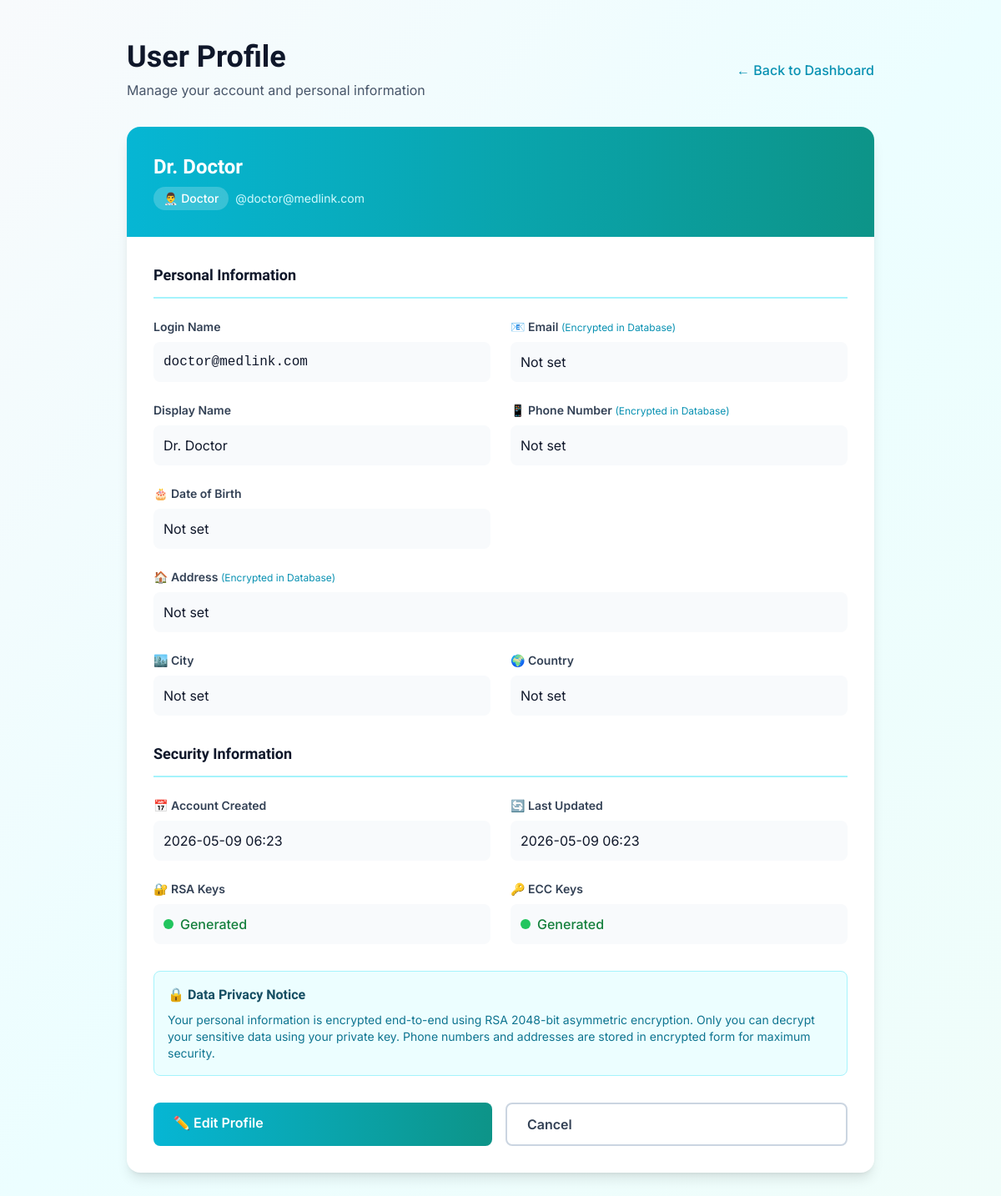
The app's page /profile (signed in), older data.
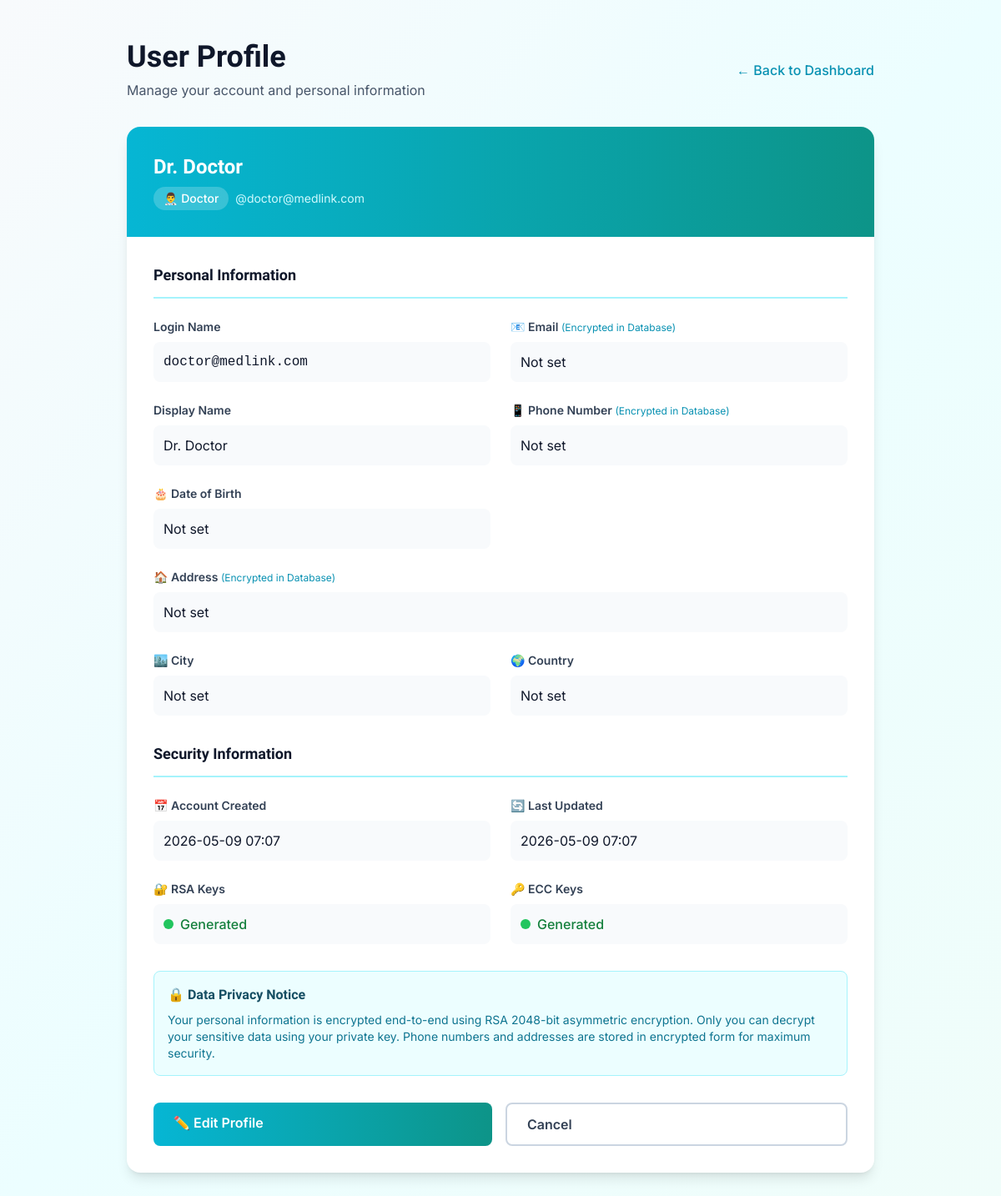
The same page, newer data.
### models.py (models this page shows, shortened)
class User(db.Model):
    __tablename__ = 'users'
    id = db.Column(db.Integer, primary_key=True)
    username = db.Column(db.String(120), unique=True, nullable=False, index=True)
    role = db.Column(db.String(20), nullable=False)  # 'patient', 'doctor', 'specialist', 'admin'
    password_hash = db.Column(db.String(255), nullable=False)
    encrypted_email = db.Column(db.Text, nullable=True)  # RSA encrypted, only decrypted with private key
    rsa_public_key = db.Column(db.Text, nullable=True)  # JSON: {"e": int, "n": int}
    rsa_private_key = db.Column(db.Text, nullable=True)  # JSON: {"d": int, "n": int} - Stored securely
    ecc_public_key = db.Column(db.Text, nullable=True)  # JSON: {"x": int, "y": int}
    ecc_private_key = db.Column(db.Text, nullable=True)  # JSON: {"k": int} - Stored securely
    public_key = db.Column(db.Text, nullable=True)  # For encryption purposes
    encrypted_profile = db.Column(db.Text, nullable=True)  # Encrypted email/NID
    display_name = db.Column(db.String(120), nullable=True)
    phone = db.Column(db.Text, nullable=True)  # Encrypted
    date_of_birth = db.Column(db.String(20), nullable=True)
    address = db.Column(db.Text, nullable=True)  # Encrypted
    city = db.Column(db.String(100), nullable=True)
    country = db.Column(db.String(100), nullable=True)
    two_fa_enabled = db.Column(db.Boolean, default=False)
    two_fa_challenge = db.Column(db.String(10), nullable=True)
    two_fa_timestamp = db.Column(db.DateTime, nullable=True)
    encrypted_nid = db.Column(db.Text, nullable=True)
    encrypted_blood_group = db.Column(db.Text, nullable=True)
    nid_mac = db.Column(db.String(255), nullable=True)
    license_number = db.Column(db.String(120), nullable=True, index=True)
    license_verified = db.Column(db.Boolean, default=False)
    last_key_rotation = db.Column(db.DateTime, nullable=True)
    is_approved = db.Column(db.Boolean, default=False)  # False for new registrations
    approved_at = db.Column(db.DateTime, nullable=True)
    approved_by_admin_id = db.Column(db.Integer, db.ForeignKey('users.id'), nullable=True)
    created_at = db.Column(db.DateTime, default=datetime.now)
    updated_at = db.Column(db.DateTime, default=datetime.now, onupdate=datetime.now)
    sent_referrals = db.relationship('Referral', foreign_keys='Referral.sender_id', backref='sender', lazy=True)
    received_referrals = db.relationship('Referral', foreign_keys='Referral.receiver_id', backref='receiver', lazy=True)
    sent_messages = db.relationship('Message', foreign_keys='Message.sender_id', backref='sender_msg', lazy=True)
    received_messages = db.relationship('Message', foreign_keys='Message.receiver_id', backref='receiver_msg', lazy=True)
    def get_display_name(self):
        if self.display_name:
            return self.display_name
    def get_phone(self):
        if not self.phone:
            return None
        if self.phone and len(self.phone) > 20 and all(c in '0123456789abcdef' for c in self.phone.lower()):
            return self.decrypt_field(self.phone)
        return self.phone
    def get_address(self):
        if not self.address:
            return None
        if self.address and len(self.address) > 20 and all(c in '0123456789abcdef' for c in self.address.lower()):
            return self.decrypt_field(self.address)
        return self.address
    def get_date_of_birth(self):
        if not self.date_of_birth:
            return None
        if self.date_of_birth and len(self.date_of_birth) > 20 and all(c in '0123456789abcdef' for c in self.date_of_birth.lower()):
            return self.decrypt_field(self.date_of_birth)
        return self.date_of_birth
    def get_email(self):
        if not self.encrypted_email:
            return None
        if self.encrypted_email and len(self.encrypted_email) > 20 and all(c in '0123456789abcdef' for c in self.encrypted_email.lower()):
            return self.decrypt_field(self.encrypted_email)
        return self.encrypted_email

### app.py (the view)
@app.route('/profile')
def profile():
    if 'user_id' not in session:
        return redirect(url_for('login'))
    user_id = session.get('user_id')
    user = User.query.get(user_id)
    if not user:
        session.clear()
        return redirect(url_for('login'))
    user_profile = {
        'id': user.id,
        'username': user.username,
        'display_name': user.display_name,
        'role': user.role,
        'phone': user.get_phone(),
        'address': user.get_address(),
        'date_of_birth': user.get_date_of_birth(),
        'email': user.get_email(),
        'city': user.city,
        'country': user.country,
        'created_at': user.created_at,
        'updated_at': user.updated_at,
        'rsa_keys': 'Generated' if user.rsa_public_key else 'Not Generated',
        'ecc_keys': 'Generated' if user.ecc_public_key else 'Not Generated'
    }
    return render_template('profile.html', user=user, user_profile=user_profile)

### templates/profile.html (shortened to what the changed rows need)
{% extends "base.html" %}
{% block content %}
<div class="min-h-screen bg-gradient-to-br from-slate-50 via-cyan-50 to-teal-50 py-12 px-4">
    <div class="max-w-4xl mx-auto">
        <div class="mb-8">
            <div class="flex items-center justify-between">
                <div>
                    <h1 class="text-4xl font-bold text-slate-900 mb-2">User Profile</h1>
                </div>
            </div>
        </div>
        <div class="bg-white rounded-2xl shadow-lg overflow-hidden">
            <div class="bg-gradient-to-r from-cyan-500 to-teal-600 p-8 text-white">
                <h2 class="text-2xl font-bold mb-2">{{ user.get_display_name() }}</h2>
                <div class="flex items-center gap-2">
                    <span class="inline-block px-3 py-1 bg-white bg-opacity-20 rounded-full text-sm font-medium">
                        {% if user.role == 'doctor' %}
                            👨‍⚕️ Doctor
                        {% elif user.role == 'specialist' %}
                            👨‍⚕️ Specialist
                        {% else %}
                            🧑‍🔬 Patient
                        {% endif %}
                    </span>
                    <span class="text-sm text-cyan-100">@{{ user.username }}</span>
                </div>
            </div>
            <div class="p-8">
                <div class="mb-8">
                    <div class="grid grid-cols-1 md:grid-cols-2 gap-6">
                        <div>
                            <div class="p-3 bg-slate-50 rounded-lg">
                                <p class="text-slate-900 font-mono">{{ user.username }}</p>
                            </div>
                        </div>
                        <div>
                            <div class="p-3 bg-slate-50 rounded-lg">
                                <p class="text-slate-900">{{ user.display_name or 'Not set' }}</p>
                            </div>
                        </div>
                        <div>
                            <div class="p-3 bg-slate-50 rounded-lg">
                                <p class="text-slate-900">{{ user.city or 'Not set' }}</p>
                            </div>
                        </div>
                        <div>
                            <div class="p-3 bg-slate-50 rounded-lg">
                                <p class="text-slate-900">{{ user.country or 'Not set' }}</p>
                            </div>
                        </div>
                    </div>
                </div>
                <div class="mb-8">
                    <div class="grid grid-cols-1 md:grid-cols-2 gap-6">
                        <div>
                            <div class="p-3 bg-slate-50 rounded-lg">
                                <p class="text-slate-900">{{ user.created_at.strftime('%Y-%m-%d %H:%M') }}</p>
                            </div>
                        </div>
                        <div>
                            <div class="p-3 bg-slate-50 rounded-lg">
                                <p class="text-slate-900">{{ user.updated_at.strftime('%Y-%m-%d %H:%M') }}</p>
                            </div>
                        </div>
                    </div>
                </div>
            </div>
        </div>
    </div>
</div>
{% endblock %}

Row changes from the older to the newer data that the page shows:
changed User "Dr. Doctor": created_at "2026-05-09 06:23" → "2026-05-09 07:07"; updated_at "2026-05-09 06:23" → "2026-05-09 07:07"
